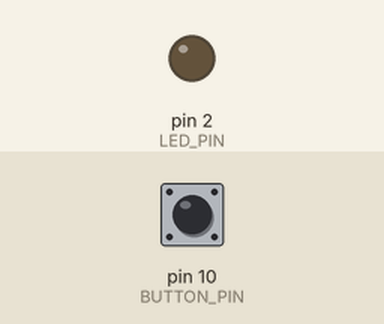
Simulated run of this program. Board: SparkFun Pro Micro, built with avr-gcc and run on an emulated ATmega32U4. Shown: output pins drawn as LEDs (lit = HIGH). The inputs (shaded band) are chosen by the test bench; at power-on: pin 10 (BUTTON_PIN) HIGH.

Above: at 1.2 s.
1.3 s: pin 10 (BUTTON_PIN) pulled LOW for 0.15 s
At 1.38 s:
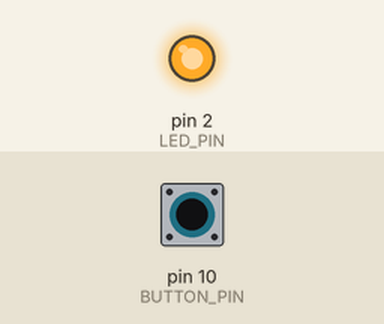
4.4 s: pin 10 (BUTTON_PIN) pulled LOW for 3.2 s
At 8.8 s:
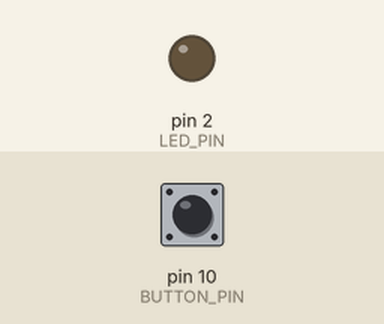
Timing chart, 0 to 10.3 s (numbered marks = the images above; inputs shaded):
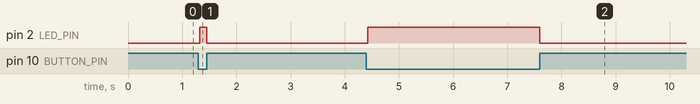

The program:

main.cpp
```cpp
#include <Arduino.h>
#include <pt.h>

//
//  ・タクトボタンを押している間だけ内蔵LEDを点灯させる
//  ・シリアルから1文字入力し、大小文字を反転して送り返す
//
// 配線:
//   タクトボタン  D10 (PD0) --- GND  (外部抵抗なし → 内部プルアップを使用)
//   内蔵LED       D2  (PC0)
//   シリアル      D15 (PD5) = TX / D16 (PD6) = RX  … WCH-LinkE の UART ブリッジ
//
// 挙動は「押下確定 → 押されている間待つ → 離し確定」の3段階。
// すべて条件待ち (PT_WAIT_UNTIL) で、デバウンス読み込みをその中で回す。
//

static const uint8_t       LED_PIN     = 2;   // D2  = PC0 = 内蔵LED
static const uint8_t       BUTTON_PIN  = 10;  // D10 = PD0 = タクトボタン
static const unsigned long POLL_MS     = 5;   // 変化なし時のポーリング周期 [ms]
static const unsigned long DEBOUNCE_MS = 20;  // 変化時の確認待ち [ms]

// デバウンスで使う一時状態。ウェイトをまたぐため自動変数(スタック)に置けない。
// インスタンスごとに用意することで、複数ピンでも干渉しない。
struct Debounce {
    bool          raw;   // サンプルした生の状態 (true = 押下)
    unsigned long t;     // サンプル時刻
};

// ボタン1個分の状態。ピンが増えたらこの構造体の配列にする。
struct Button {
    struct pt       pt;
    uint8_t         pin;
    bool            stable;   // 確定した押下状態 (初期値 false = 離し)
    struct Debounce db;
};

// デバウンスを「読み込み」に内包したマクロ
//  - プロトスレッドは呼ばれた関数から yield できないためマクロでなければならない
//  - ラベルが __LINE__ ベースなので 1展開につきウェイトは1箇所まで
//  - ウェイトをまたぐ値は pDb 経由で保持。static も自動変数も使わない
#define DEBOUNCED_READ(pt, pin, pStable, pDb) do {                  \
    (pDb)->raw = (digitalRead(pin) == LOW);                         \
    (pDb)->t   = millis();                                          \
    PT_WAIT_UNTIL(pt, (millis() - (pDb)->t)                            \
                      > (((pDb)->raw != *(pStable)) ? DEBOUNCE_MS : POLL_MS)); \
    if ((pDb)->raw != *(pStable)                                    \
        && (digitalRead(pin) == LOW) == (pDb)->raw)                 \
        *(pStable) = (pDb)->raw;                                    \
} while (0)

static struct Button button = { {}, BUTTON_PIN, false, {} };

// シリアル入力スレッドの状態。読み込んだ文字はウェイトをまたぐので
// 自動変数(スタック)に置けず、構造体で保持する。
struct SerialIn {
    struct pt pt;
    int c;   // Serial.read() の戻り値。-1 = 未受信 / 0〜255 = 受信文字
};

static struct SerialIn serialIn = { {}, -1 };

// while の条件は b->stable (構造体) を参照するだけ。ウェイトをまたいで問題になる
// 自動変数は持たない。繰り返しは loop() が担うので for も不要。
static PT_THREAD(buttonThread(struct Button *b))
{
    PT_BEGIN(&b->pt);

    // 1. 押下が確定するまで待つ
    //    デバウンスはここで十分。離しの残チャタも次サイクルのこの DEBOUNCED_READ が
    //    棄却する (成立条件: ﾁｬﾀ継続 < DEBOUNCE_MS ≒ 20ms。実タクトは1〜10ms)。
    while (!b->stable)
        DEBOUNCED_READ(&b->pt, b->pin, &b->stable, &b->db);
    digitalWrite(LED_PIN, HIGH);

    // 2. 押されている間はここで待つ (離しを検出するまで)
    //    押下は確定済みなので単純な条件待ちでよく、デバウンスは不要。
    PT_WAIT_UNTIL(&b->pt, digitalRead(b->pin) != LOW);

    // ★必須: stable を復帰させないと、次回の while(!b->stable) が
    //   一切回らず、LED の点滅と PT_END 到達の無限ループになる。
    b->stable = false;
    digitalWrite(LED_PIN, LOW);

    // 3. 「1回押して離した」がここで成立する (アクションを置く場所)

    PT_END(&b->pt);   // 再起動して次の押下待ちへ
}

// シリアルから1文字受け取り、大小文字を反転して送り返す
static PT_THREAD(serialThread(struct SerialIn *s))
{
    PT_BEGIN(&s->pt);

    // 1. 入力が来るまで待つ。
    //    このコアの Serial.available() は未実装で常に -1 を返すため使えない。
    //    代わりに read() の戻り値で判断する — 内部の uart_getc() は
    //    RXNE(受信データレジスタにデータ有)を確認してから読み、
    //    データが無ければ -1 を返す非ブロッキング実装になっている。
    //    よって「読んでも -1 なら待ち続ける」= 入力有無の確認を兼ねる。
    //    条件は引数 s とそのフィールドだけを参照しているので、
    //    ウェイト跨ぎに使う自動変数は無い。
    PT_WAIT_UNTIL(&s->pt, (s->c = Serial.read()) >= 0);

    // 2. ここに到達すれば s->c に1文字入っている。この間ウェイトは無い。
    //    大小文字を反転する (英字以外はそのまま)。
    if (s->c >= 'a' && s->c <= 'z')
        s->c -= ('a' - 'A');   // a-z → A-Z
    else if (s->c >= 'A' && s->c <= 'Z')
        s->c += ('a' - 'A');   // A-Z → a-z
    Serial.write((uint8_t)s->c);

    PT_END(&s->pt);   // 再起動して次の1文字待ちへ
}

void setup()
{
    // D15 (PD5) は TX であると同時に USB のプルアップ制御でもあるため、
    // シリアルを使う間は USB (rv003usb) 側の通信は使えない。
    // ボードレートは platformio.ini の monitor_speed と合わせる。
    Serial.begin(115200);

    pinMode(LED_PIN, OUTPUT);
    pinMode(button.pin, INPUT_PULLUP);
    digitalWrite(LED_PIN, LOW);
    PT_INIT(&button.pt);
    PT_INIT(&serialIn.pt);
}

void loop()
{
    /* ここに複数のスレッドを追記できる（協調スレッドなので相互にブロックしない）。
       複数ボタンは struct Button の配列にして
       for (auto &b : buttons) buttonThread(&b); と書く
       （状態構造体方式なので 1関数で複数インスタンスを処理できる）。 */
    buttonThread(&button);
    serialThread(&serialIn);
}
```

Measured:
- after the input at 1.3 s, pin 2 (LED_PIN): LOW → HIGH at once, → LOW 0.12 s later
- after the input at 4.4 s, pin 2 (LED_PIN): LOW → HIGH at once, → LOW 3.2 s later
